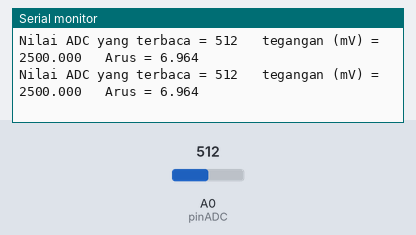
A sketch run on a simulated Arduino Uno, built with avr-gcc and run on an emulated ATmega328P. Shown: the last lines printed to the serial monitor. The test bench sets the inputs (shaded band); at power-on: A0 (pinADC) = 512.

Above: at 3.2 s.
3.3 s: A0 (pinADC) set to 716
At 3.45 s:
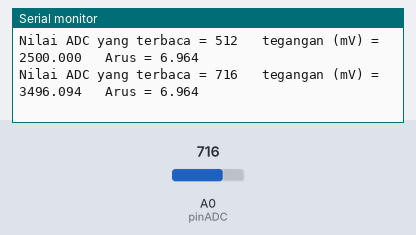
6.3 s: A0 (pinADC) set to 511
At 6.33 s:
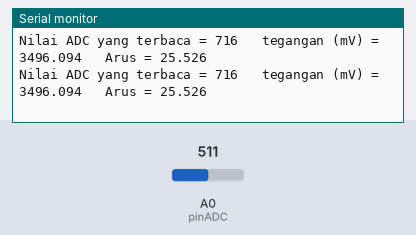
9.3 s: A0 (pinADC) set to 122
At 9.33 s:
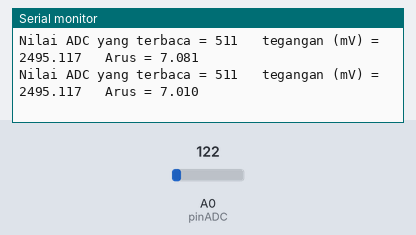
12.3 s: A0 (pinADC) set to 0
At 12.34 s:
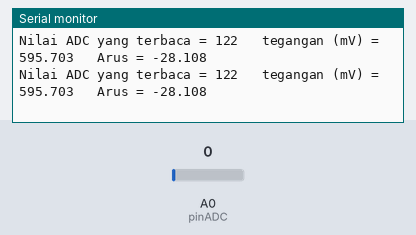
15.3 s: A0 (pinADC) set to 20
At 15.34 s:
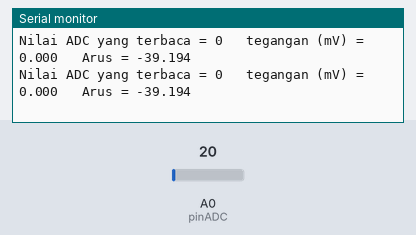
18.3 s: A0 (pinADC) set to 900
At 18.35 s:
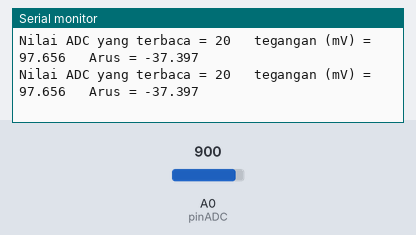
Timing chart, 0 to 21.3 s (numbered marks = the images above; inputs shaded):
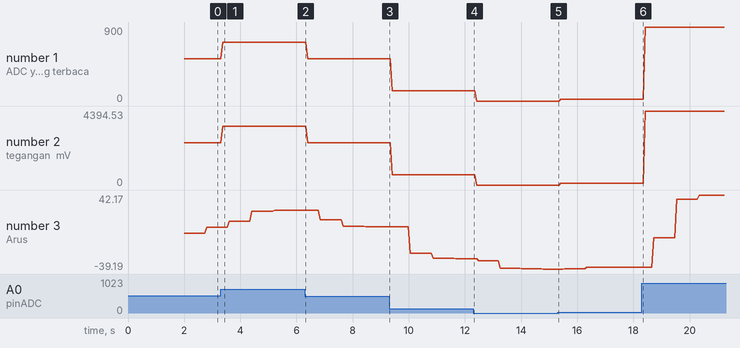

Measured:
- after the input at 3.3 s, the serial monitor: prints a new line after 0.08 s (image 1)
- plotted number 1: 512 → 716 after the input at 3.3 s, 716 → 511 after the input at 6.3 s, 511 → 122 after the input at 9.3 s, 122 → 0 after the input at 12.3 s, 0 → 20 after the input at 15.3 s
- plotted number 2: 2500 → 3496.09 after the input at 3.3 s, 3496.09 → 2495.12 after the input at 6.3 s, 2495.12 → 595.7 after the input at 9.3 s, 595.7 → 0 after the input at 12.3 s, 0 → 97.66 after the input at 15.3 s
- plotted number 3: 6.96 → 25.53 after the input at 3.3 s, 25.53 → 7.01 after the input at 6.3 s, 7.01 → -28.11 after the input at 9.3 s, -28.11 → -39.19 after the input at 12.3 s, -39.19 → -37.4 after the input at 15.3 s

The sketch:

sensor_acs712.ino
```cpp
const int pinADC = A0;
int sensitivitas = 66; //tegantung sensor arus yang digunakan, yang ini 30A
int nilaiadc= 00;
double teganganoffset = 2117; //nilai pembacaan offset saat tidak ada arus yang lewat
double tegangan = 00;
double nilaiarus = 00;
double nilaiarusakhir = 00;
double averageCurrent = 00;
int i = 0;

void setup(){
Serial.begin(9600); //baud komunikasi serial monitor 9600bps
//Serial.print("*MODULE ARUS*"); //menuliskan "Hello World"
//Serial.print("*nyebarilmu.com*"); //menuliskan "nyebarilmu.com"

delay(2000);
}

void data_olah(){
  nilaiadc = analogRead(pinADC);
  tegangan = ((nilaiadc) / 1024.0) * 5000;
  nilaiarus = ((tegangan-teganganoffset) / sensitivitas);
//  if(nilaiarus < 0)
//    nilaiarus = 0;
  averageCurrent += nilaiarus;
  if(i>10){
    i = 0;
    averageCurrent = averageCurrent/10;
    nilaiarusakhir = averageCurrent;
  }
  i++;
}

void loop(){
   data_olah();
  Serial.print("Nilai ADC yang terbaca = " );
  Serial.print(nilaiadc);

  Serial.print("\t tegangan (mV) = ");
  Serial.print(tegangan,3);

  Serial.print("\t Arus = ");
  Serial.println(nilaiarusakhir,3);

//  delay(1000);
}
```
